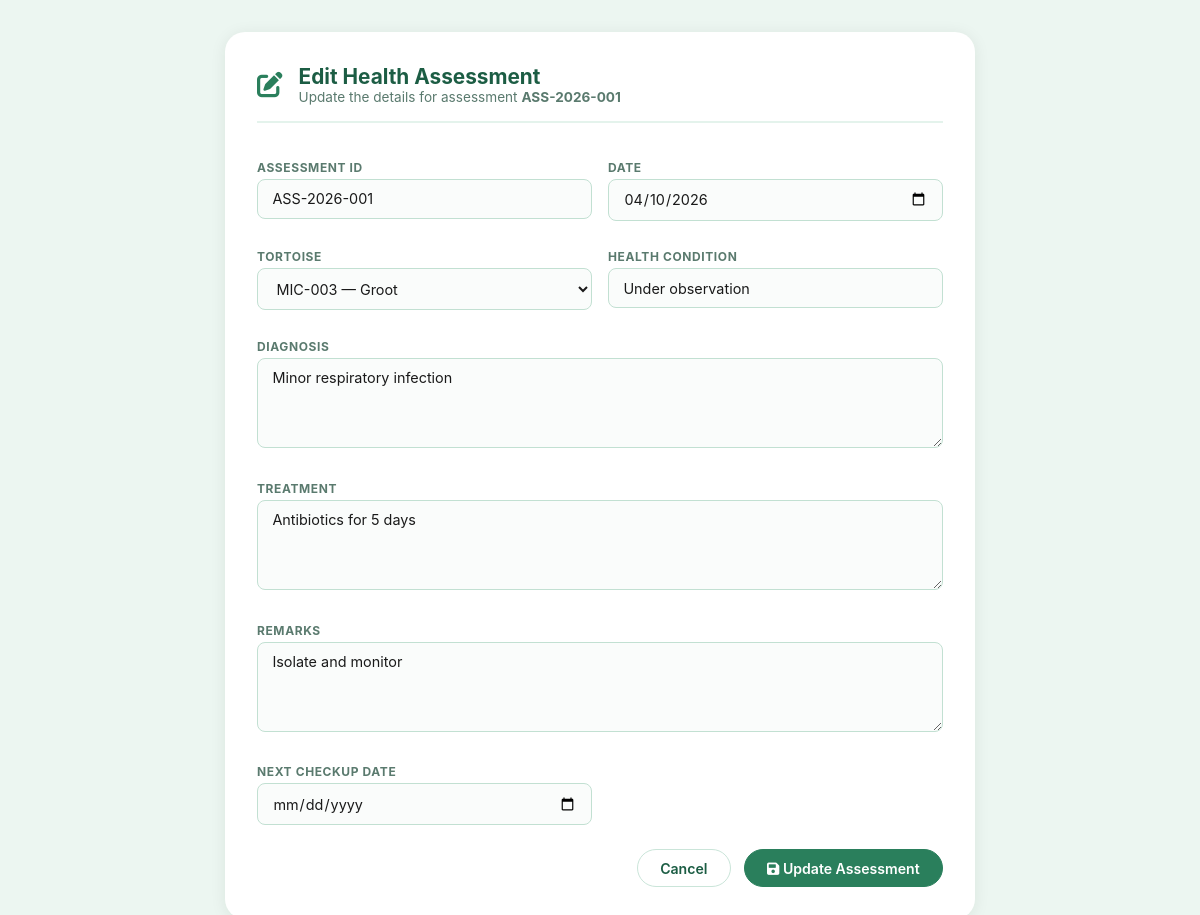
The page /backEnd/pages/formEditAssessment.php?id=1 (signed in) on the database its author committed.
### tables this page shows
CREATE TABLE `health_assessments` (
  `assessment_id`     int(11)      NOT NULL AUTO_INCREMENT,
  `assessment_code`   varchar(50)  NOT NULL,
  `assessment_date`   date         NOT NULL,
  `tortoise_id`       int(11)      NOT NULL,
  `vet_id`            int(11)      DEFAULT NULL,
  `health_condition`  varchar(100) DEFAULT NULL,
  `diagnosis`         text         DEFAULT NULL,
  `treatment`         text         DEFAULT NULL,
  `remarks`           text         DEFAULT NULL,
  `next_checkup_date` date         DEFAULT NULL,
  `created_at`        timestamp    NOT NULL DEFAULT current_timestamp(),
  PRIMARY KEY (`assessment_id`),
  KEY `vet_id`               (`vet_id`),
  KEY `idx_health_tortoise`  (`tortoise_id`),
  CONSTRAINT `health_assessments_ibfk_1` FOREIGN KEY (`tortoise_id`) REFERENCES `tortoises` (`tortoise_id`) ON DELETE CASCADE,
  CONSTRAINT `health_assessments_ibfk_2` FOREIGN KEY (`vet_id`)      REFERENCES `staff`     (`staff_id`)
);

CREATE TABLE `tortoises` (
  `tortoise_id`        int(11)      NOT NULL AUTO_INCREMENT,
  `microchip_id`       varchar(50)  DEFAULT NULL,
  `name`               varchar(100) DEFAULT NULL,
  `species_id`         int(11)      NOT NULL,
  `sex`                enum('Male','Female','Unknown') DEFAULT 'Unknown',
  `date_of_birth`      date         DEFAULT NULL,
  `estimated_age_years` int(11)     DEFAULT NULL,
  `weight_grams`       decimal(8,2) DEFAULT NULL,
  `health_status`      enum('Healthy','Under observation','Recovering','Critical','Minor injury') DEFAULT 'Healthy',
  `enclosure_id`       int(11)      DEFAULT NULL,
  `acquisition_date`   date         DEFAULT NULL,
  `acquisition_source` enum('Wild','Rescue','Donation','Bred in captivity') DEFAULT 'Bred in captivity',
  `notes`              text         DEFAULT NULL,
  `created_at`         timestamp    NOT NULL DEFAULT current_timestamp(),
  `updated_at`         timestamp    NOT NULL DEFAULT current_timestamp() ON UPDATE current_timestamp(),
  PRIMARY KEY (`tortoise_id`),
  UNIQUE KEY `microchip_id` (`microchip_id`),
  KEY `idx_tortoise_species` (`species_id`),
  KEY `idx_tortoise_enclosure` (`enclosure_id`),
  CONSTRAINT `tortoises_ibfk_1` FOREIGN KEY (`species_id`)   REFERENCES `species`    (`species_id`),
  CONSTRAINT `tortoises_ibfk_2` FOREIGN KEY (`enclosure_id`) REFERENCES `enclosures` (`enclosure_id`) ON DELETE SET NULL
);

### backEnd/pages/formEditAssessment.php (the view, shortened to what this page needs)
<?php
require_once '../config/db.php';
$id = (int) ($_GET['id'] ?? 0);
$stmt = $conn->prepare("
    SELECT
        ha.assessment_id,
        ha.assessment_code,
        ha.assessment_date,
        ha.health_condition,
        ha.diagnosis,
        ha.treatment,
        ha.remarks,
        ha.next_checkup_date,
        ha.tortoise_id,
        ha.vet_id
    FROM health_assessments ha
    WHERE ha.assessment_id = ?
");
$stmt->bind_param("i", $id);
$stmt->execute();
$row = $stmt->get_result()->fetch_assoc();
$tortoise_list = $conn->query("SELECT tortoise_id, microchip_id, name FROM tortoises ORDER BY name");
?>
<!DOCTYPE html>
<html lang="en">
<head>
    <link rel="stylesheet" href="https://cdnjs.cloudflare.com/ajax/libs/font-awesome/6.0.0-beta3/css/all.min.css">
</head>
<body>
<div class="card">
    <div class="card-header">
        <i class="fas fa-edit"></i>
        <div>
            <h1>Edit Health Assessment</h1>
            <p>Update the details for assessment
               <strong><?= htmlspecialchars($row['assessment_code'] ?? '#'.$row['assessment_id']) ?></strong>
            </p>
        </div>
    </div>
    <form method="POST" action="../process/update_assessment.php">
        <div class="form-grid">
            <div class="field-group">
                <label for="assessment_code">Assessment ID</label>
                <input type="text" id="assessment_code" name="assessment_code"
                       value="<?= htmlspecialchars($row['assessment_code'] ?? '') ?>"
                       placeholder="e.g. ASS-2025-001" required>
            </div>
            <div class="field-group">
                <label for="assessment_date">Date</label>
                <input type="date" id="assessment_date" name="assessment_date"
                       value="<?= $row['assessment_date'] ?>" required>
            </div>
            <div class="field-group">
                <label for="tortoise_id">Tortoise</label>
                <select id="tortoise_id" name="tortoise_id" required>
                    <?php while($t = $tortoise_list->fetch_assoc()): ?>
                    <option value="<?= $t['tortoise_id'] ?>"
                        <?= ($t['tortoise_id'] == $row['tortoise_id']) ? 'selected' : '' ?>>
                        <?= htmlspecialchars($t['microchip_id'] . ' — ' . $t['name']) ?>
                    </option>
                    <?php endwhile; ?>
                </select>
            </div>
            <div class="field-group">
                <label for="health_condition">Health Condition</label>
                <input type="text" id="health_condition" name="health_condition"
                       value="<?= htmlspecialchars($row['health_condition'] ?? '') ?>"
                       placeholder="e.g. Healthy, Critical">
            </div>
            <div class="field-group full-width">
                <label for="diagnosis">Diagnosis</label>
                <textarea id="diagnosis" name="diagnosis"
                          placeholder="Describe diagnosis..."><?= htmlspecialchars($row['diagnosis'] ?? '') ?></textarea>
            </div>
            <div class="field-group full-width">
                <label for="treatment">Treatment</label>
                <textarea id="treatment" name="treatment"
                          placeholder="Describe treatment..."><?= htmlspecialchars($row['treatment'] ?? '') ?></textarea>
            </div>
            <div class="field-group full-width">
                <label for="remarks">Remarks</label>
                <textarea id="remarks" name="remarks"
                          placeholder="Additional remarks..."><?= htmlspecialchars($row['remarks'] ?? '') ?></textarea>
            </div>
            <div class="field-group">
                <label for="next_checkup_date">Next Checkup Date</label>
                <input type="date" id="next_checkup_date" name="next_checkup_date"
                       value="<?= $row['next_checkup_date'] ?? '' ?>">
            </div>
        </div>
        <div class="form-actions">
            <a href="veterenian.php">
                <button type="button" class="btn">Cancel</button>
            </a>
            <button type="submit" class="btn btn-primary">
                <i class="fas fa-save"></i> Update Assessment
            </button>
        </div>
    </form>
</div>
</body>
</html>

### backEnd/pages/formEditAssessment.php (style rules this page uses)
* { margin:0; padding:0; box-sizing:border-box; font-family:'Inter',system-ui,sans-serif; }
body { background:#ecf6f1; display:flex; justify-content:center; padding:2rem 1rem; }
.card { background:#fff; border-radius:20px; padding:2rem; width:100%; max-width:750px; box-shadow:0 2px 16px rgba(0,40,20,0.08); }
.card-header { display:flex; align-items:center; gap:1rem; margin-bottom:1.5rem; padding-bottom:1rem; border-bottom:2px solid #e4f3ec; }
.card-header i { font-size:1.6rem; color:#2a7f5c; }
.card-header h1 { font-size:1.3rem; color:#1c5d44; }
.card-header p { color:#5a7a6e; font-size:0.85rem; }
.form-grid { display:grid; grid-template-columns:1fr 1fr; gap:1rem; }
.full-width { grid-column:1 / -1; }
label { display:block; font-size:0.75rem; font-weight:700; color:#5a7a6e; margin-bottom:4px; text-transform:uppercase; letter-spacing:0.05em; }
input, select, textarea { width:100%; padding:0.65rem 0.9rem; border:1.5px solid #c2e0d2; border-radius:8px; font-size:0.9rem; background:#fafcfb; color:#1a1a1a; }
textarea { resize:vertical; min-height:90px; }
.form-actions { display:flex; gap:0.8rem; margin-top:1.5rem; justify-content:flex-end; }
.btn { padding:0.6rem 1.4rem; border-radius:40px; cursor:pointer; font-size:0.88rem; font-weight:600; border:1.5px solid #cae5d9; background:#fff; color:#1c5d44; }
.btn-primary { background:#2a7f5c; color:#fff; border-color:#2a7f5c; }
.field-group { margin-top:0.8rem; }

### rows shown on the page
health_assessments: assessment_code "ASS-2026-001", assessment_date "04/10/2026", tortoise_id "MIC-003 — Groot", health_condition "Under observation", diagnosis "Minor respiratory infection", treatment "Antibiotics for 5 days", remarks "Isolate and monitor"
